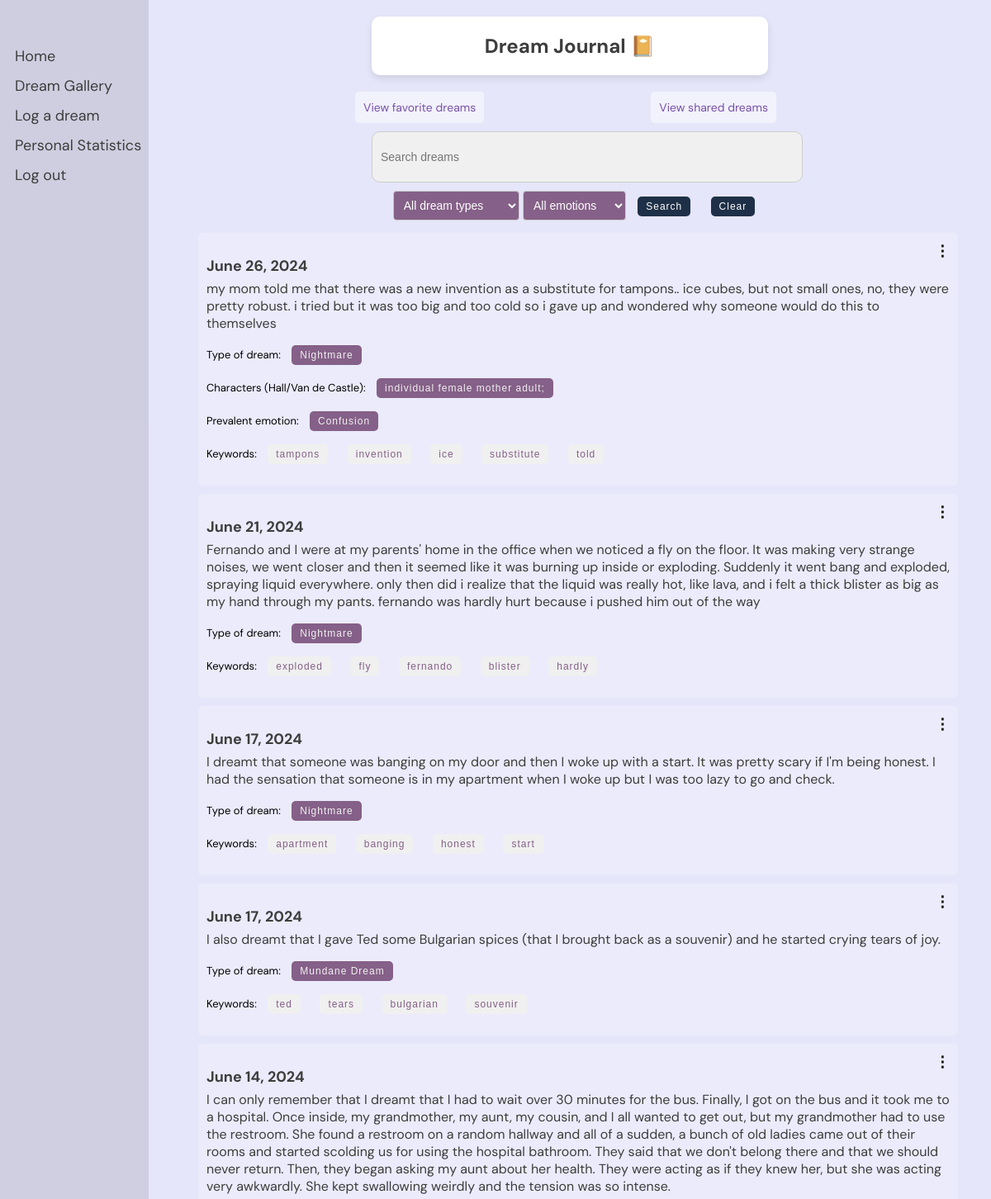
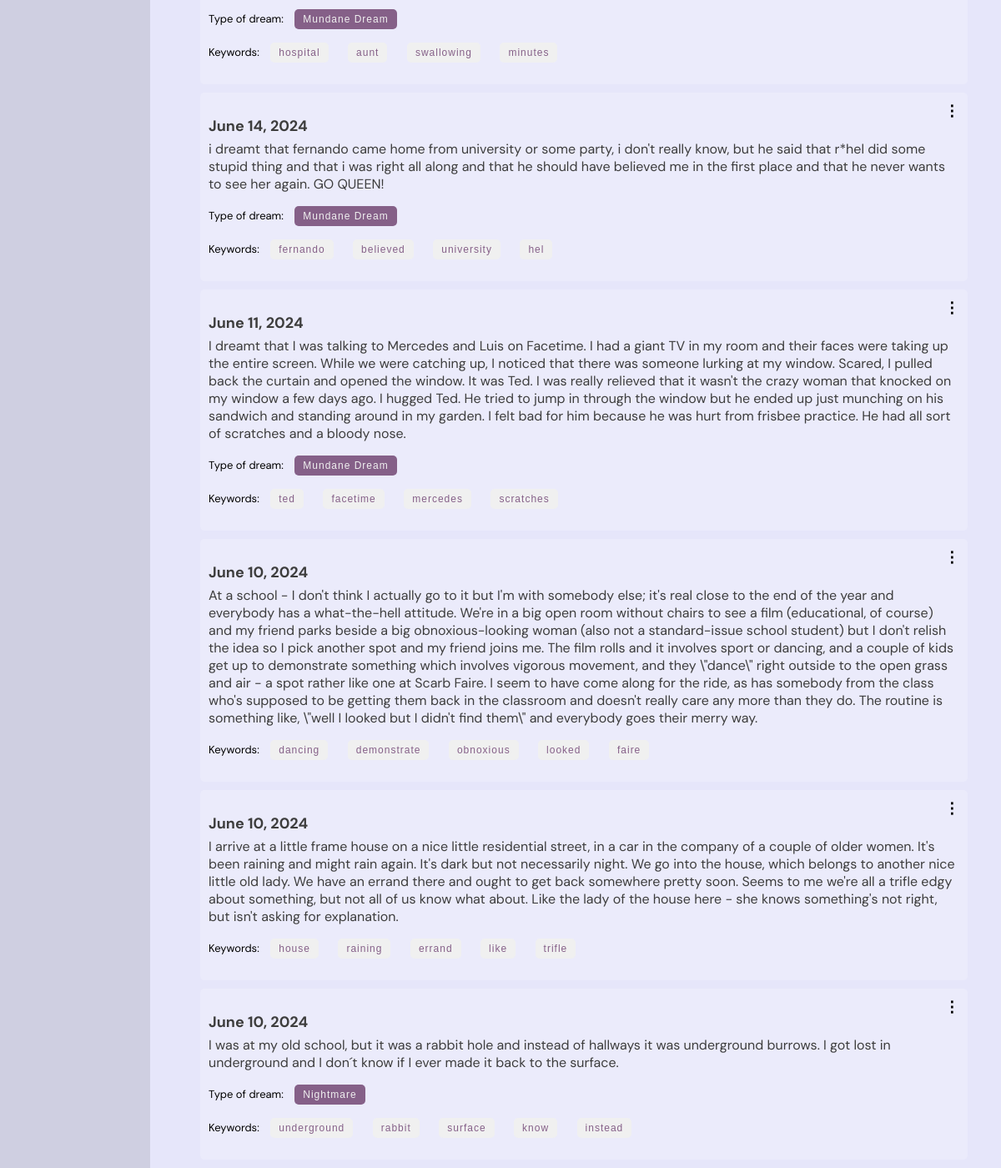
Page /dreams/journal/ (signed in) on the committed database (2 pictures, top to bottom).
### dreams/models.py (models this page shows, shortened)
class Dream(models.Model):
    classification_options = [
        ('0', 'Nightmare'),
        ('1', 'Mundane Dream'),
        ('2', 'Lucid Dream'),
        ('3', 'Existential Dream'),
        ('4', 'None'),
    ]
    user = models.ForeignKey(User, on_delete=models.CASCADE)
    date = models.DateField()
    content = models.TextField()
    shared = models.BooleanField(default=False)
    processed = models.BooleanField(default=False)
    is_favorite = models.BooleanField(default=False)
    keywords = models.JSONField(default=list, blank=True)
    classification = models.CharField(max_length=1, choices=classification_options, blank=True, null=True, default='4')
    persons = models.JSONField(default=list, blank=True)
    emotion = models.CharField(max_length=20, blank=True)
    def classification_string(self):
        return dict(self.classification_options).get(self.classification, "No classification")

### dreams/views.py (the view)
# urls.py: path('journal/', views.dream_journal, name='dream_journal'),
@login_required
def dream_journal(request):
    query = request.GET.get('q', '')
    class_query = request.GET.get('classification', '')
    emotion_query = request.GET.get('emotion', '')
    dreams = Dream.objects.filter(user=request.user)
    if query:
        dreams = dreams.filter(content__icontains=query)
    if class_query:
        dreams = dreams.filter(classification=class_query)
    if emotion_query:
        dreams = dreams.filter(emotion=emotion_query)
    context = {
        'dreams': dreams,
        'query': query,
        'class_query': class_query,
        'emotion_query': emotion_query,
    }
    return render(request, 'dreams/dream_journal.html', context)

### dreams/templatetags/highlight.py (called while the page is built)
@register.filter(name='highlight')
def highlight(text, search):
    pattern = re.compile(re.escape(search), re.IGNORECASE)
    highlighted_text = pattern.sub(f'<span class="highlight">{search}</span>', text)
    return highlighted_text

### dreams/templates/dreams/dream_journal.html (shortened to what this page needs)
{% load static %}
{% load highlight %}
<!DOCTYPE html>
<html>
<head>
    <link rel="stylesheet" type="text/css" href="{% static 'css/styles.css' %}">
</head>
<body>
    <div class="header">
        <h2>Dream Journal 📔</h2>
    </div>
    <div class="sidenav">
        <a href="/">Home</a>
        <a href="{% url 'dreams:gallery' %}">Dream Gallery</a>
        <a href="{% url 'dreams:log_dream' %}">Log a dream</a>
        <a href="{% url 'dreams:personal_statistics' %}">Personal Statistics</a>
        <a href="{% url 'logout' %}">Log out</a>
    </div>
    <div class="button-container">
        <div>
            {% if is_favorite_view %}
            <a href="{% url 'dreams:dream_journal' %}" class="button">View all dreams</a>
            {% else %}
            <a href="{% url 'dreams:view_favorite' %}" class="button">View favorite dreams</a>
            {% endif %}
        </div>
        <div>
            {% if is_shared_view %}
            <a href="{% url 'dreams:dream_journal' %}" class="button">View all dreams</a>
            {% else %}
            <a href="{% url 'dreams:view_own_shared' %}" class="button">View shared dreams</a>
            {% endif %}
        </div>
    </div>
   <div class="container">
        <form class="search-form" method="get" action="{% url 'dreams:dream_journal' %}">
            <input id="searchInput" type="text" name="q" placeholder="Search dreams" value="{{ query }}">
            <select id="classification" name="classification">
                <option value="">All dream types</option>
            </select>
            <select id="emotion" name="emotion">
                <option value="">All emotions</option>
            </select>
            <button type="submit">Search</button>
            <button type="button" onclick="clearSearch()">Clear</button>
        </form>
    </div>
    <div class="dreams">
        {% if dreams %}
        {% for dream in dreams|dictsortreversed:"date" %}
        {% if not query or query|lower in dream.content|lower %}
        <div class="dream">
            <h3 class="dream-date">{{ dream.date }}</h3>
            <p class="dream-content">
                {% autoescape off %}
                {{ dream.content|safe|highlight:query }}
                {% endautoescape %}
            </p>
            <p class="class-form">
                {% if dream.classification %}
                Type of dream:
                <form class="class-form" method="get" action="{% url 'dreams:dream_journal' %}">
                    <button type="submit">{{ dream.classification_string}}</button>
                </form>
                {% endif %}
            </p>
            <p class="class-form">
                {%if dream.persons%}
                Characters (Hall/Van de Castle):
                {% for person in dream.persons %}
                    <form class="class-form" method="get" action="{% url 'dreams:dream_journal' %}">
                        <button type="submit">{{ person }}</button>
                    </form>
                {% endfor %}
                {% endif %}
            </p>
            <p class="class-form">
                {%if dream.emotion%}
                Prevalent emotion:
                    <form class="class-form" method="get" action="{% url 'dreams:dream_journal' %}">
                    <button type="submit">{{ dream.emotion }}</button>
                </form>
                {%endif%}
            </p>
            <p class="keyword-form">
                Keywords:
                {% for keyword in dream.keywords %}
                <form class="keyword-form" method="get" action="{% url 'dreams:dream_journal' %}">
                    <button type="submit">{{ keyword }}</button>
                </form>
                {% endfor %}
            </p>
            <div class="menu">
                <span class="icon">⋮</span>
            </div>
        </div>
        {% endif %}
        {% endfor %}
        {% else %}
        <p>No dreams found.</p>
        {% endif %}
    </div>
</body>
</html>

### static/css/styles.css (style rules this page uses)
body { font-family: 'DM Sans', -apple-system, BlinkMacSystemFont, "Segoe UI", Roboto, Oxygen-Sans, Ubuntu, Cantarell, "Helvetica Neue", sans-serif; margin: 0; padding: 0; background-color: #E6E6FA; }
button, .button { padding: 15px 30px; font-size: 1.2vw; margin: 0 10px; border-radius: 25px; color: #7851a9; border: 2px solid #7851a9; background-color: transparent; letter-spacing: 1px; text-align: center; text-decoration: none; font-family: 'Poppins', sans-serif; display: inline-block; cursor: pointer; border: none; transition: background-color 0.3s, transform 0.3s; }
.button { width: auto; }

### dreams/templates/dreams/dream_journal.html (style rules this page uses)
body, html { margin: 0; padding: 0; width: 100%; height: 100%; font-family: 'DM Sans', -apple-system, BlinkMacSystemFont, "Segoe UI", Roboto, Oxygen-Sans, Ubuntu, Cantarell, "Helvetica Neue", sans-serif; display: flex; flex-direction: column; justify-content: space-between; align-items: center; }
.header { background: #FFFFFF; color: #3D3D3D; border-radius: 10px; box-shadow: 0 4px 8px rgba(0, 0, 0, 0.1); width: 40%; text-align: center; margin-top: 20px; margin-left: 180px; z-index: 2; position: relative; }
.sidenav { height: 100%; width: 180px; position: fixed; z-index: 1; top: 0; left: 0; background-color: rgba(0,0,0,0.1); overflow-x: hidden; padding-top: 50px; }
.sidenav a { padding: 6px 8px 6px 18px; text-decoration: none; font-size: 18px; color: #3D3D3D; display: block; }
.container { display: flex; flex-direction: column; align-items: center; justify-content: flex-start; width: calc(100% - 200px); margin-left: 200px; margin-top: 30px; z-index: 1; max-width: 1200px; margin-left: 180px; margin: 0 auto; }
.search-form { text-align: center; width: 50%; margin-left: 200px; }
.search-form input[type="text"] { width: 100%; padding: 10px; font-size: 14px; border: 1px solid #ccc; border-radius: 10px; height: 40px; margin-bottom: 10px; background-color: #f0f0f0; }
.search-form button { padding: 5px 10px; font-size: 12px; cursor: pointer; background-color: #1e3047; color: white; border: none; border-radius: 5px; transition: background-color 0.3s; margin-bottom: 20px; }
.keyword-form { margin-bottom: 20px; text-align: center; width: 100%; font-size: 13px; display: inline; margin: 0 auto; }
.keyword-form button { padding: 5px 10px; font-size: 12px; cursor: pointer; background-color: #f0f0f0; color: #856088; border: none; border-radius: 5px; transition: background-color 0.3s; gap: 10px; }
.class-form { margin-bottom: 20px; margin-bottom: 20px; text-align: center; width: 100%; font-size: 13px; display: inline; margin: 0 auto; }
.class-form button { padding: 5px 10px; font-size: 12px; cursor: pointer; background-color: #856088; color: #f0f0f0; border: none; border-radius: 5px; transition: background-color 0.3s; gap: 10px; }
.dreams { width: 100%; max-width: 900px; margin-left: 180px; }
.dream { margin-bottom: 10px; padding: 10px; border-radius: 5px; background-color: rgba(255, 255, 255, 0.2); position: relative; width: 100%; }
.dream-date { font-size: 18px; font-weight: bold; margin-bottom: 5px; color: #3D3D3D; }
.dream-content { font-size: 16px; margin-top: 5px; color: #3D3D3D; }
.menu { position: absolute; top: 10px; right: 10px; cursor: pointer; user-select: none; }
.menu .icon { font-size: 18px; font-weight: bold; }
.button { padding: 10px; border: none; border-radius: 5px; background-color: rgba(255, 255, 255, 0.5); font-size: 14px; cursor: pointer; transition: background-color 0.3s; font-family: inherit; margin-left: 180px; letter-spacing: inherit; }
.button-container { display: flex; gap: 12px; margin-bottom: 10px; margin-top: 20px; }
#classification { padding: 8px; font-size: 14px; border: 1px solid #ccc; border-radius: 4px; background-color: #856088; color: white; cursor: pointer; }
#classification option { padding: 8px; font-size: 14px; background-color: #f0f0f0; color: #856088; }
#emotion option { padding: 8px; font-size: 14px; background-color: #f0f0f0; color: #856088; }
#emotion { padding: 8px; font-size: 14px; border: 1px solid #ccc; border-radius: 4px; background-color: #856088; color: white; cursor: pointer; }

### rows in the picture
Dream: date "June 26, 2024", content|highlight "m y m o m t o l d m e t h a t t h e r e w a s a n e w i n v e n t i o n a s a s u b s t i t u t e f o r t a m p o n s . . i c e c u b e s , b u t n o t s m a l l o n e s , n o , t h e y w e r e p r e t t y r o b u s t . i t r i e d b u t i t w a s t o o b i g a n d t o o c o l d s o i g a v e u p a n d w o n d e r e d w h y s o m e o n e w o u l d d o t h i s t o t h e m s e l v e s", classification_string "Nightmare", persons "individual female mother adult;", emotion "Confusion", keywords "tampons" "invention" "ice" "substitute" "told"
Dream: date "June 21, 2024", content|highlight "F e r n a n d o a n d I w e r e a t m y p a r e n t s ' h o m e i n t h e o f f c e w h e n w e n o t i c e d a f y o n t h e f o o r . I t w a s m a k i n g v e r y s t r a n g e n o i s e s , w e w e n t c l o s e r a n d t h e n i t s e e m e d l i k e i t w a s b u r n i n g u p i n s i d e o r e x p l o d i n g . S u d d e n l y i t w e n t b a n g a n d e x p l o d e d , s p r a y i n g l i q u i d e v e r y w h e r e . o n l y t h e n d i d i r e a l i z e t h a t t h e l i q u i d w a s r e a l l y h o t , l i k e l a v a , a n d i f e l t a t h i c k b l i s t e r a s b i g a s m y h a n d t h r o u g h m y p a n t s . f e r n a n d o w a s h a r d l y h u r t b e c a u s e i p u s…", classification_string "Nightmare", keywords "exploded" "fly" "fernando" "blister" "hardly"
Dream: date "June 17, 2024", content|highlight "I d r e a m t t h a t s o m e o n e w a s b a n g i n g o n m y d o o r a n d t h e n I w o k e u p w i t h a s t a r t . I t w a s p r e t t y s c a r y i f I ' m b e i n g h o n e s t . I h a d t h e s e n s a t i o n t h a t s o m e o n e i s i n m y a p a r t m e n t w h e n I w o k e u p b u t I w a s t o o l a z y t o g o a n d c h e c k .", classification_string "Nightmare", keywords "apartment" "banging" "honest" "start"
Dream: date "June 17, 2024", content|highlight "I a l s o d r e a m t t h a t I g a v e T e d s o m e B u l g a r i a n s p i c e s ( t h a t I b r o u g h t b a c k a s a s o u v e n i r ) a n d h e s t a r t e d c r y i n g t e a r s o f j o y .", classification_string "Mundane Dream", keywords "ted" "tears" "bulgarian" "souvenir"
Dream: date "June 14, 2024", content|highlight "I c a n o n l y r e m e m b e r t h a t I d r e a m t t h a t I h a d t o w a i t o v e r 3 0 m i n u t e s f o r t h e b u s . F i n a l l y , I g o t o n t h e b u s a n d i t t o o k m e t o a h o s p i t a l . O n c e i n s i d e , m y g r a n d m o t h e r , m y a u n t , m y c o u s i n , a n d I a l l w a n t e d t o g e t o u t , b u t m y g r a n d m o t h e r h a d t o u s e t h e r e s t r o o m . S h e f o u n d a r e s t r o o m o n a r a n d o m h a l l w a y a n d a l l o f a s u d d e n , a b u n c h o f o l d l a d i e s c a m e o u t o f t h e i r r o o m s a n d s t a r t e d s c o l d i n g u s f o r u s i n g t h e h o s p i t a l b a t h r o o m . T h e y s a i d t h a…", classification_string "Mundane Dream", keywords "hospital" "aunt" "swallowing" "minutes"
Dream: date "June 14, 2024", content|highlight "i d r e a m t t h a t f e r n a n d o c a m e h o m e f r o m u n i v e r s i t y o r s o m e p a r t y , i d o n ' t r e a l l y k n o w , b u t h e s a i d t h a t r * h e l d i d s o m e s t u p i d t h i n g a n d t h a t i w a s r i g h t a l l a l o n g a n d t h a t h e s h o u l d h a v e b e l i e v e d m e i n t h e f r s t p l a c e a n d t h a t h e n e v e r w a n t s t o s e e h e r a g a i n . G O Q U E E N !", classification_string "Mundane Dream", keywords "fernando" "believed" "university" "hel"
Dream: date "June 11, 2024", content|highlight "I d r e a m t t h a t I w a s t a l k i n g t o M e r c e d e s a n d L u i s o n F a c e t i m e . I h a d a g i a n t T V i n m y r o o m a n d t h e i r f a c e s w e r e t a k i n g u p t h e e n t i r e s c r e e n . W h i l e w e w e r e c a t c h i n g u p , I n o t i c e d t h a t t h e r e w a s s o m e o n e l u r k i n g a t m y w i n d o w . S c a r e d , I p u l l e d b a c k t h e c u r t a i n a n d o p e n e d t h e w i n d o w . I t w a s T e d . I w a s r e a l l y r e l i e v e d t h a t i t w a s n ' t t h e c r a z y w o m a n t h a t k n o c k e d o n m y w i n d o w a f e w d a y s a g o . I h u g g e d T e d . H e t r i e d t o j u m p i n t h r o u g h t h e w i n d…", classification_string "Mundane Dream", keywords "ted" "facetime" "mercedes" "scratches"
Dream: date "June 10, 2024", content|highlight "A t a s c h o o l - I d o n ' t t h i n k I a c t u a l l y g o t o i t b u t I ' m w i t h s o m e b o d y e l s e ; i t ' s r e a l c l o s e t o t h e e n d o f t h e y e a r a n d e v e r y b o d y h a s a w h a t - t h e - h e l l a t t i t u d e . W e ' r e i n a b i g o p e n r o o m w i t h o u t c h a i r s t o s e e a f l m ( e d u c a t i o n a l , o f c o u r s e ) a n d m y f r i e n d p a r k s b e s i d e a b i g o b n o x i o u s - l o o k i n g w o m a n ( a l s o n o t a s t a n d a r d - i s s u e s c h o o l s t u d e n t ) b u t I d o n ' t r e l i s h t h e i d e a s o I p i c k a n o t h e r s p o t a n d m y f r i e n d j o i n s m e . T h e f l m r o l l s a n d i t…", keywords "dancing" "demonstrate" "obnoxious" "looked" "faire"
Dream: date "June 10, 2024", content|highlight "I a r r i v e a t a l i t t l e f r a m e h o u s e o n a n i c e l i t t l e r e s i d e n t i a l s t r e e t , i n a c a r i n t h e c o m p a n y o f a c o u p l e o f o l d e r w o m e n . I t ' s b e e n r a i n i n g a n d m i g h t r a i n a g a i n . I t ' s d a r k b u t n o t n e c e s s a r i l y n i g h t . W e g o i n t o t h e h o u s e , w h i c h b e l o n g s t o a n o t h e r n i c e l i t t l e o l d l a d y . W e h a v e a n e r r a n d t h e r e a n d o u g h t t o g e t b a c k s o m e w h e r e p r e t t y s o o n . S e e m s t o m e w e ' r e a l l a t r i f e e d g y a b o u t s o m e t h i n g , b u t n o t a l l o f u s k n o w w h a t a b o u t . L i k e t h e l…", keywords "house" "raining" "errand" "like" "trifle"
Dream: date "June 10, 2024", content|highlight "I w a s a t m y o l d s c h o o l , b u t i t w a s a r a b b i t h o l e a n d i n s t e a d o f h a l l w a y s i t w a s u n d e r g r o u n d b u r r o w s . I g o t l o s t i n u n d e r g r o u n d a n d I d o n ´ t k n o w i f I e v e r m a d e i t b a c k t o t h e s u r f a c e .", classification_string "Nightmare", keywords "underground" "rabbit" "surface" "know" "instead"
